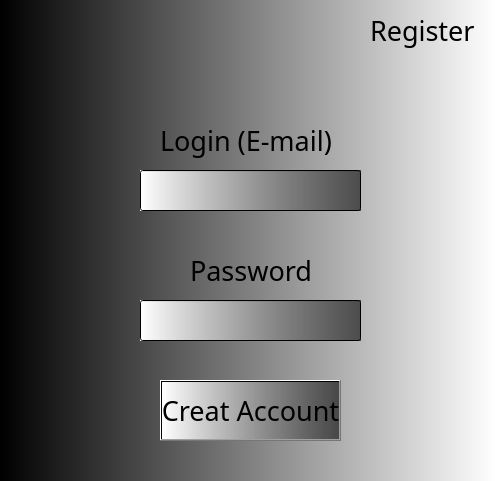
<?xml version="1.0" encoding="UTF-8"?>
<ui version="4.0">
 <class>Form</class>
 <widget class="QWidget" name="Form">
  <property name="geometry">
   <rect>
    <x>0</x>
    <y>0</y>
    <width>496</width>
    <height>481</height>
   </rect>
  </property>
  <property name="windowTitle">
   <string>Form</string>
  </property>
  <property name="styleSheet">
   <string notr="true">background-color: qlineargradient(spread:pad, x1:0, y1:0, x2:1, y2:0, stop:0 rgba(0, 0, 0, 255), stop:1 rgba(255, 255, 255, 255))</string>
  </property>
  <widget class="QLabel" name="label">
   <property name="geometry">
    <rect>
     <x>370</x>
     <y>10</y>
     <width>111</width>
     <height>41</height>
    </rect>
   </property>
   <property name="font">
    <font>
     <family>Old English Text MT</family>
     <pointsize>20</pointsize>
    </font>
   </property>
   <property name="styleSheet">
    <string notr="true">background: None;</string>
   </property>
   <property name="text">
    <string>Register</string>
   </property>
  </widget>
  <widget class="QLabel" name="label_2">
   <property name="geometry">
    <rect>
     <x>160</x>
     <y>120</y>
     <width>181</width>
     <height>41</height>
    </rect>
   </property>
   <property name="font">
    <font>
     <family>Old English Text MT</family>
     <pointsize>20</pointsize>
    </font>
   </property>
   <property name="styleSheet">
    <string notr="true">background: None;</string>
   </property>
   <property name="text">
    <string>Login (E-mail)</string>
   </property>
  </widget>
  <widget class="QLineEdit" name="login">
   <property name="geometry">
    <rect>
     <x>140</x>
     <y>170</y>
     <width>221</width>
     <height>41</height>
    </rect>
   </property>
   <property name="styleSheet">
    <string notr="true">background-color: qlineargradient(spread:pad, x1:0, y1:0, x2:1, y2:0, stop:0 rgba(255, 255, 255, 255), stop:1 rgba(0, 0, 0, 150))</string>
   </property>
  </widget>
  <widget class="QLabel" name="label_3">
   <property name="geometry">
    <rect>
     <x>190</x>
     <y>250</y>
     <width>121</width>
     <height>41</height>
    </rect>
   </property>
   <property name="font">
    <font>
     <family>Old English Text MT</family>
     <pointsize>20</pointsize>
    </font>
   </property>
   <property name="styleSheet">
    <string notr="true">background: None;</string>
   </property>
   <property name="text">
    <string>Password</string>
   </property>
  </widget>
  <widget class="QLineEdit" name="password">
   <property name="geometry">
    <rect>
     <x>140</x>
     <y>300</y>
     <width>221</width>
     <height>41</height>
    </rect>
   </property>
   <property name="styleSheet">
    <string notr="true">background-color: qlineargradient(spread:pad, x1:0, y1:0, x2:1, y2:0, stop:0 rgba(255, 255, 255, 255), stop:1 rgba(0, 0, 0, 150))</string>
   </property>
  </widget>
  <widget class="QLabel" name="CheckLabel">
   <property name="geometry">
    <rect>
     <x>140</x>
     <y>220</y>
     <width>221</width>
     <height>21</height>
    </rect>
   </property>
   <property name="styleSheet">
    <string notr="true">background-color: None</string>
   </property>
   <property name="text">
    <string/>
   </property>
  </widget>
  <widget class="QPushButton" name="pushButton">
   <property name="geometry">
    <rect>
     <x>160</x>
     <y>380</y>
     <width>181</width>
     <height>61</height>
    </rect>
   </property>
   <property name="font">
    <font>
     <family>Old English Text MT</family>
     <pointsize>20</pointsize>
    </font>
   </property>
   <property name="styleSheet">
    <string notr="true">background-color: qlineargradient(spread:pad, x1:0, y1:0, x2:1, y2:0, stop:0 rgba(255, 255, 255, 255), stop:1 rgba(0, 0, 0, 150))</string>
   </property>
   <property name="text">
    <string>Creat Account</string>
   </property>
  </widget>
 </widget>
 <resources/>
 <connections/>
</ui>
